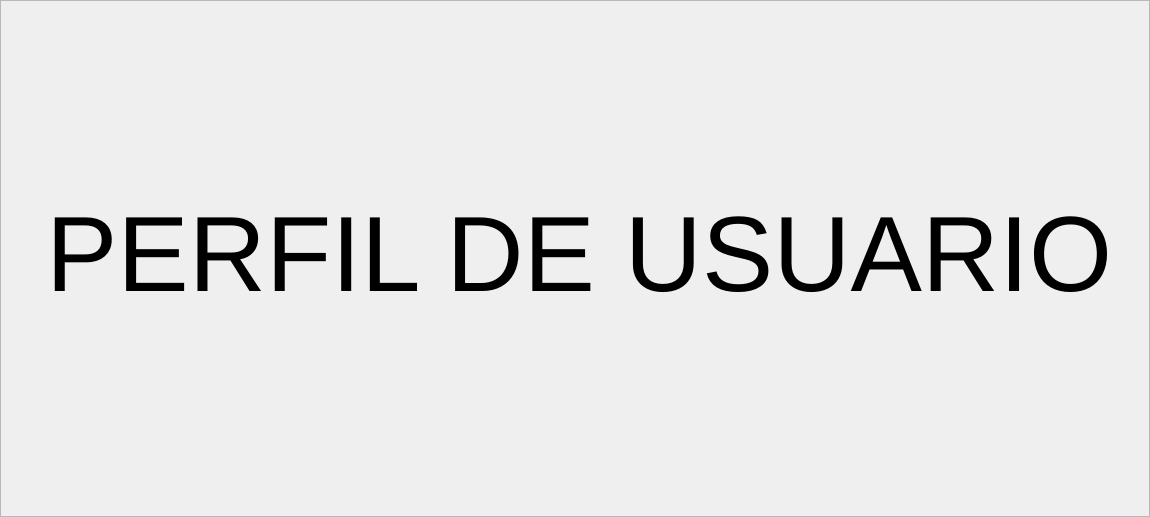
<?xml version="1.0" encoding="UTF-8"?>
<ui version="4.0">
 <class>Form</class>
 <widget class="QWidget" name="Form">
  <property name="geometry">
   <rect>
    <x>0</x>
    <y>0</y>
    <width>1150</width>
    <height>517</height>
   </rect>
  </property>
  <property name="windowTitle">
   <string>Form</string>
  </property>
  <layout class="QHBoxLayout" name="horizontalLayout">
   <property name="leftMargin">
    <number>0</number>
   </property>
   <property name="topMargin">
    <number>0</number>
   </property>
   <property name="rightMargin">
    <number>0</number>
   </property>
   <property name="bottomMargin">
    <number>0</number>
   </property>
   <item>
    <widget class="QFrame" name="screen">
     <property name="sizePolicy">
      <sizepolicy hsizetype="Expanding" vsizetype="Expanding">
       <horstretch>0</horstretch>
       <verstretch>0</verstretch>
      </sizepolicy>
     </property>
     <property name="frameShape">
      <enum>QFrame::StyledPanel</enum>
     </property>
     <property name="frameShadow">
      <enum>QFrame::Raised</enum>
     </property>
     <layout class="QVBoxLayout" name="verticalLayout">
      <property name="topMargin">
       <number>0</number>
      </property>
      <property name="rightMargin">
       <number>0</number>
      </property>
      <item alignment="Qt::AlignHCenter">
       <widget class="QLabel" name="label">
        <property name="font">
         <font>
          <pointsize>80</pointsize>
         </font>
        </property>
        <property name="text">
         <string>PERFIL DE USUARIO</string>
        </property>
       </widget>
      </item>
     </layout>
    </widget>
   </item>
  </layout>
 </widget>
 <resources>
  <include location="../RecursosSTPUI.qrc"/>
 </resources>
 <connections/>
</ui>
